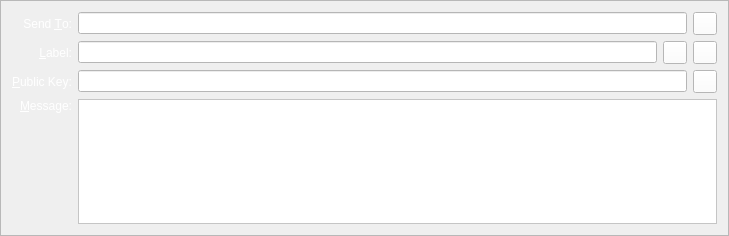
<?xml version="1.0" encoding="UTF-8"?>
<ui version="4.0">
 <class>SendMessagesEntry</class>
 <widget class="QFrame" name="SendMessagesEntry">
  <property name="geometry">
   <rect>
    <x>0</x>
    <y>0</y>
    <width>729</width>
    <height>236</height>
   </rect>
  </property>
  <property name="windowTitle">
   <string>Form</string>
  </property>
  <property name="styleSheet">
   <string notr="true">background:url(:/images/background4);
color: rgb(255, 255, 255);</string>
  </property>
  <property name="frameShape">
   <enum>QFrame::StyledPanel</enum>
  </property>
  <property name="frameShadow">
   <enum>QFrame::Sunken</enum>
  </property>
  <layout class="QGridLayout" name="gridLayout">
   <item row="0" column="0">
    <widget class="QLabel" name="label_2">
     <property name="text">
      <string>Send &amp;To:</string>
     </property>
     <property name="alignment">
      <set>Qt::AlignRight|Qt::AlignTrailing|Qt::AlignVCenter</set>
     </property>
     <property name="buddy">
      <cstring>sendTo</cstring>
     </property>
    </widget>
   </item>
   <item row="0" column="1">
    <layout class="QHBoxLayout" name="sendToLayout">
     <item>
      <widget class="QValidatedLineEdit" name="sendTo">
       <property name="toolTip">
        <string>The address to send the payment to  (e.g. C8gZqgY4r2RoEdqYk3QsAqFckyf9pRHN6i)</string>
       </property>
       <property name="styleSheet">
        <string notr="true">background:rgb(255, 255, 255);
color:rgb(0, 0, 0);</string>
       </property>
       <property name="maxLength">
        <number>34</number>
       </property>
      </widget>
     </item>
     <item>
      <widget class="QToolButton" name="pasteButton">
       <property name="toolTip">
        <string>Paste address from clipboard</string>
       </property>
       <property name="styleSheet">
        <string notr="true">background: rgb(255, 255, 255);</string>
       </property>
       <property name="text">
        <string/>
       </property>
       <property name="icon">
        <iconset resource="../bitcoin.qrc">
         <normaloff>:/icons/editpaste</normaloff>:/icons/editpaste</iconset>
       </property>
       <property name="shortcut">
        <string>Alt+P</string>
       </property>
      </widget>
     </item>
    </layout>
   </item>
   <item row="1" column="0">
    <widget class="QLabel" name="label_4">
     <property name="text">
      <string>&amp;Label:</string>
     </property>
     <property name="alignment">
      <set>Qt::AlignRight|Qt::AlignTrailing|Qt::AlignVCenter</set>
     </property>
     <property name="buddy">
      <cstring>addAsLabel</cstring>
     </property>
    </widget>
   </item>
   <item row="1" column="1">
    <layout class="QHBoxLayout" name="horizontalLayout_5">
     <item>
      <widget class="QValidatedLineEdit" name="addAsLabel">
       <property name="enabled">
        <bool>true</bool>
       </property>
       <property name="toolTip">
        <string>Enter a label for this address to add it to your address book</string>
       </property>
       <property name="styleSheet">
        <string notr="true">background:rgb(255, 255, 255);
color:rgb(0, 0, 0);</string>
       </property>
      </widget>
     </item>
     <item>
      <widget class="QToolButton" name="addressBookButton">
       <property name="toolTip">
        <string>Choose address from address book</string>
       </property>
       <property name="styleSheet">
        <string notr="true">background: rgb(255, 255, 255);</string>
       </property>
       <property name="text">
        <string/>
       </property>
       <property name="icon">
        <iconset resource="../bitcoin.qrc">
         <normaloff>:/icons/address-book</normaloff>:/icons/address-book</iconset>
       </property>
       <property name="shortcut">
        <string>Alt+A</string>
       </property>
      </widget>
     </item>
     <item>
      <widget class="QToolButton" name="deleteButton">
       <property name="toolTip">
        <string>Remove this recipient</string>
       </property>
       <property name="styleSheet">
        <string notr="true">background: rgb(255, 255, 255);</string>
       </property>
       <property name="text">
        <string/>
       </property>
       <property name="icon">
        <iconset resource="../bitcoin.qrc">
         <normaloff>:/icons/remove</normaloff>:/icons/remove</iconset>
       </property>
      </widget>
     </item>
    </layout>
   </item>
   <item row="2" column="0">
    <widget class="QLabel" name="publicKeyLabel">
     <property name="text">
      <string>&amp;Public Key:</string>
     </property>
     <property name="buddy">
      <cstring>publicKey</cstring>
     </property>
    </widget>
   </item>
   <item row="2" column="1">
    <layout class="QHBoxLayout" name="horizontalLayout_6">
     <item>
      <widget class="QValidatedLineEdit" name="publicKey">
       <property name="styleSheet">
        <string notr="true">background:rgb(255, 255, 255);
color:rgb(0, 0, 0);</string>
       </property>
      </widget>
     </item>
     <item>
      <widget class="QToolButton" name="PubkeyPasteButton">
       <property name="toolTip">
        <string>Paste address from clipboard</string>
       </property>
       <property name="styleSheet">
        <string notr="true">background: rgb(255, 255, 255);</string>
       </property>
       <property name="text">
        <string/>
       </property>
       <property name="icon">
        <iconset resource="../bitcoin.qrc">
         <normaloff>:/icons/editpaste</normaloff>:/icons/editpaste</iconset>
       </property>
       <property name="shortcut">
        <string>Alt+P</string>
       </property>
      </widget>
     </item>
    </layout>
   </item>
   <item row="3" column="0">
    <widget class="QLabel" name="messageLabel">
     <property name="text">
      <string>&amp;Message:</string>
     </property>
     <property name="alignment">
      <set>Qt::AlignRight|Qt::AlignTop|Qt::AlignTrailing</set>
     </property>
     <property name="buddy">
      <cstring>messageText</cstring>
     </property>
    </widget>
   </item>
   <item row="3" column="1">
    <widget class="QValidatedTextEdit" name="messageText">
     <property name="mouseTracking">
      <bool>true</bool>
     </property>
     <property name="focusPolicy">
      <enum>Qt::WheelFocus</enum>
     </property>
     <property name="styleSheet">
      <string notr="true">background:rgb(255, 255, 255);
color:rgb(0, 0, 0);</string>
     </property>
     <property name="tabChangesFocus">
      <bool>false</bool>
     </property>
    </widget>
   </item>
  </layout>
 </widget>
 <customwidgets>
  <customwidget>
   <class>QValidatedLineEdit</class>
   <extends>QLineEdit</extends>
   <header>qvalidatedlineedit.h</header>
  </customwidget>
  <customwidget>
   <class>QValidatedTextEdit</class>
   <extends>QPlainTextEdit</extends>
   <header>qvalidatedtextedit.h</header>
  </customwidget>
 </customwidgets>
 <resources>
  <include location="../bitcoin.qrc"/>
 </resources>
 <connections/>
</ui>
